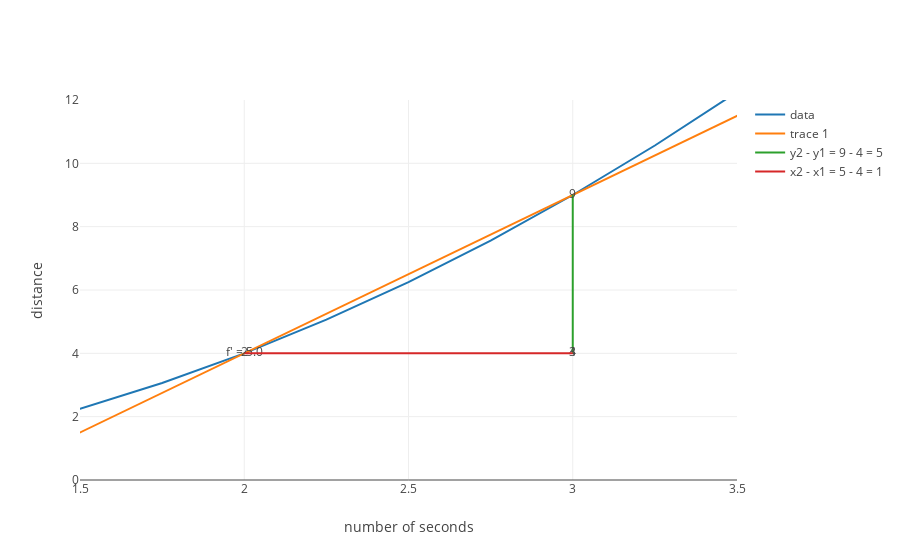

Notebook code cell kept with this figure:
### Markdown cell above
Here is **the problem:**

* in our formula of $ f'(x) = \frac{f(x_1 + \Delta x) - f(x_1)}{\Delta x} $, we are seeing the rate of change not just where x = 2, but from the period from $x = 2$ to $x = 3$.

### Code cell
x_squared_delta_traces = delta_traces(x_squared, 2, line_length = 4, delta_x = 1)

layout = build_layout(x_axis = {'title': 'number of seconds', 'range': [1.5, 3.5]}, y_axis = {'title': 'distance', 'range': [0, 12]})
plot([trace_x_squared, *x_squared_delta_traces ], layout)

### Figure 1 — Plotly figure (JSON) as saved in the notebook; plotly's stock layout.template omitted (floating-point values rounded to 4 significant figures)
{"data": [{"mode": "lines", "name": "data", "text": [], "type": "scatter", "uid": "557450de-6ae3-11e9-8b8b-51a51e87e863", "x": [0, 0.25, 0.5, 0.75, 1, 1.25, 1.5, 1.75, 2, 2.25, 2.5, 2.75, 3, 3.25, 3.5, 3.75, 4, 4.25, 4.5, 4.75, 5, 5.25, 5.5, 5.75, 6], "y": [0, 0.0625, 0.25, 0.5625, 1, 1.562, 2.25, 3.062, 4, 5.062, 6.25, 7.562, 9, 10.56, 12.25, 14.06, 16, 18.06, 20.25, 22.56, 25, 27.56, 30.25, 33.06, 36]}, {"mode": "text+lines", "text": ["", "f' = 5.0", ""], "type": "scatter", "uid": "5574530e-6ae3-11e9-8b8b-51a51e87e863", "x": [0, 2, 4], "y": [-6, 4, 14]}, {"mode": "lines+text", "name": "y2 - y1 = 9 - 4 = 5", "text": ["4", "9"], "type": "scatter", "uid": "5574544e-6ae3-11e9-8b8b-51a51e87e863", "x": [3, 3], "y": [4, 9]}, {"mode": "lines+text", "name": "x2 - x1 = 5 - 4 = 1", "text": ["2", "3"], "type": "scatter", "uid": "55745548-6ae3-11e9-8b8b-51a51e87e863", "x": [2, 3], "y": [4, 4]}], "layout": {"xaxis": {"range": [1.5, 3.5], "title": "number of seconds"}, "yaxis": {"range": [0, 12], "title": "distance"}}}
